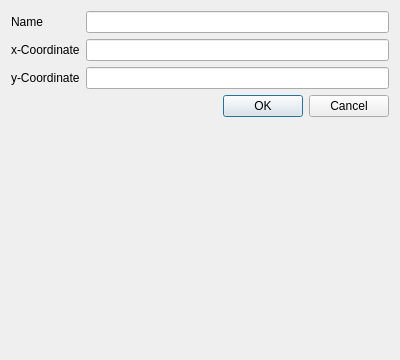
<?xml version="1.0" encoding="UTF-8"?>
<ui version="4.0">
 <class>Dialog</class>
 <widget class="QDialog" name="Dialog">
  <property name="geometry">
   <rect>
    <x>0</x>
    <y>0</y>
    <width>400</width>
    <height>360</height>
   </rect>
  </property>
  <property name="windowTitle">
   <string>Add City</string>
  </property>
  <layout class="QFormLayout" name="formLayout">
   <item row="0" column="1">
    <widget class="QLineEdit" name="lineEdit_Name"/>
   </item>
   <item row="1" column="0">
    <widget class="QLabel" name="label_X_Coordiante">
     <property name="text">
      <string>x-Coordinate</string>
     </property>
    </widget>
   </item>
   <item row="1" column="1">
    <widget class="QLineEdit" name="lineEdit_X_Coord">
     <property name="clearButtonEnabled">
      <bool>true</bool>
     </property>
    </widget>
   </item>
   <item row="2" column="0">
    <widget class="QLabel" name="label_Y_Coordiante">
     <property name="text">
      <string>y-Coordinate</string>
     </property>
    </widget>
   </item>
   <item row="2" column="1">
    <widget class="QLineEdit" name="lineEdit_Y_Coord">
     <property name="clearButtonEnabled">
      <bool>true</bool>
     </property>
    </widget>
   </item>
   <item row="3" column="1">
    <widget class="QDialogButtonBox" name="buttonBox">
     <property name="orientation">
      <enum>Qt::Orientation::Horizontal</enum>
     </property>
     <property name="standardButtons">
      <set>QDialogButtonBox::StandardButton::Cancel|QDialogButtonBox::StandardButton::Ok</set>
     </property>
    </widget>
   </item>
   <item row="0" column="0">
    <widget class="QLabel" name="label_Name">
     <property name="text">
      <string>Name</string>
     </property>
    </widget>
   </item>
  </layout>
 </widget>
 <resources/>
 <connections>
  <connection>
   <sender>buttonBox</sender>
   <signal>accepted()</signal>
   <receiver>Dialog</receiver>
   <slot>accept()</slot>
   <hints>
    <hint type="sourcelabel">
     <x>248</x>
     <y>254</y>
    </hint>
    <hint type="destinationlabel">
     <x>157</x>
     <y>274</y>
    </hint>
   </hints>
  </connection>
  <connection>
   <sender>buttonBox</sender>
   <signal>rejected()</signal>
   <receiver>Dialog</receiver>
   <slot>reject()</slot>
   <hints>
    <hint type="sourcelabel">
     <x>316</x>
     <y>260</y>
    </hint>
    <hint type="destinationlabel">
     <x>286</x>
     <y>274</y>
    </hint>
   </hints>
  </connection>
 </connections>
</ui>
